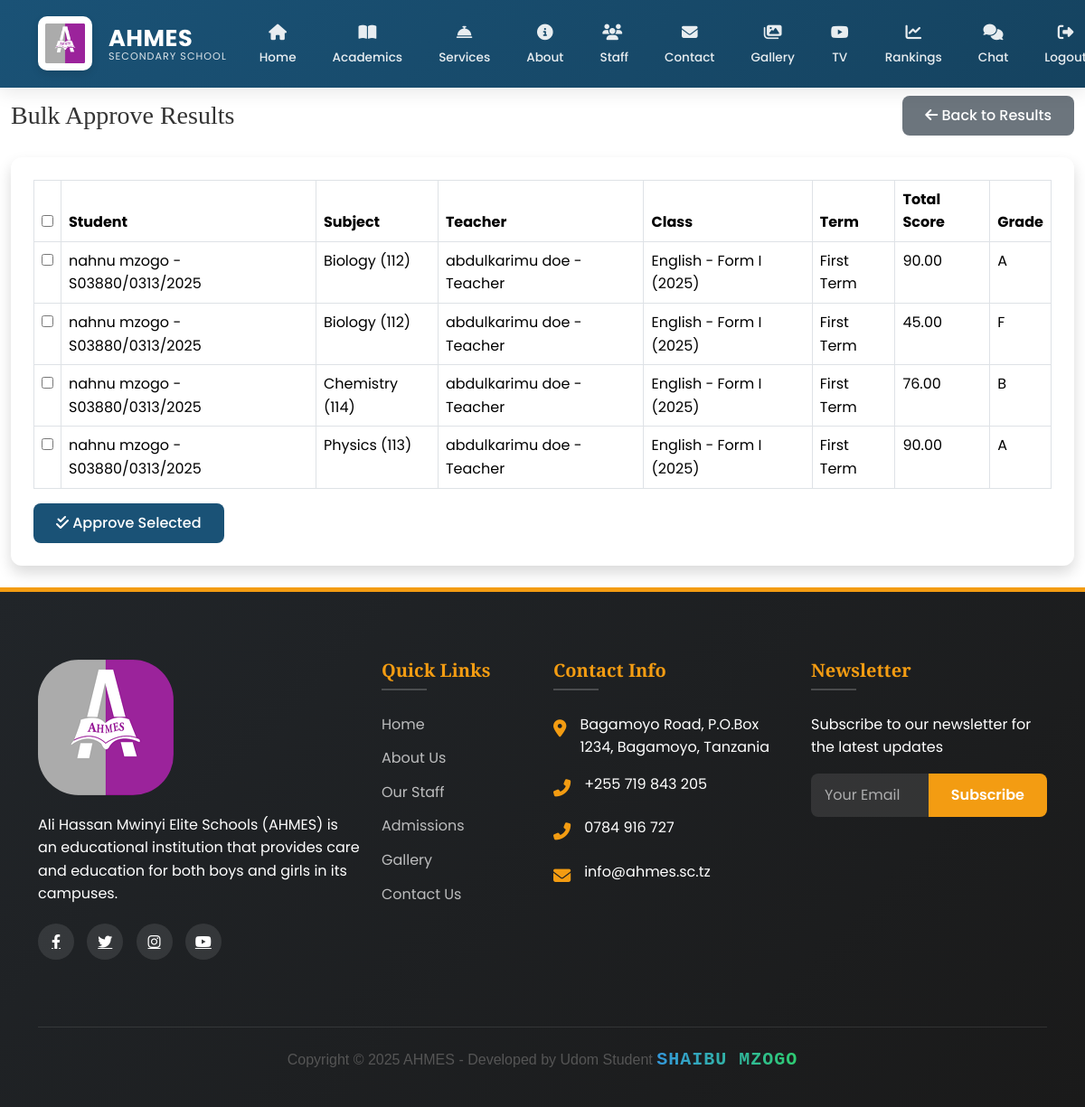
/ad/results/bulk-approve/ (signed in), run on an earlier commit of the app's database.
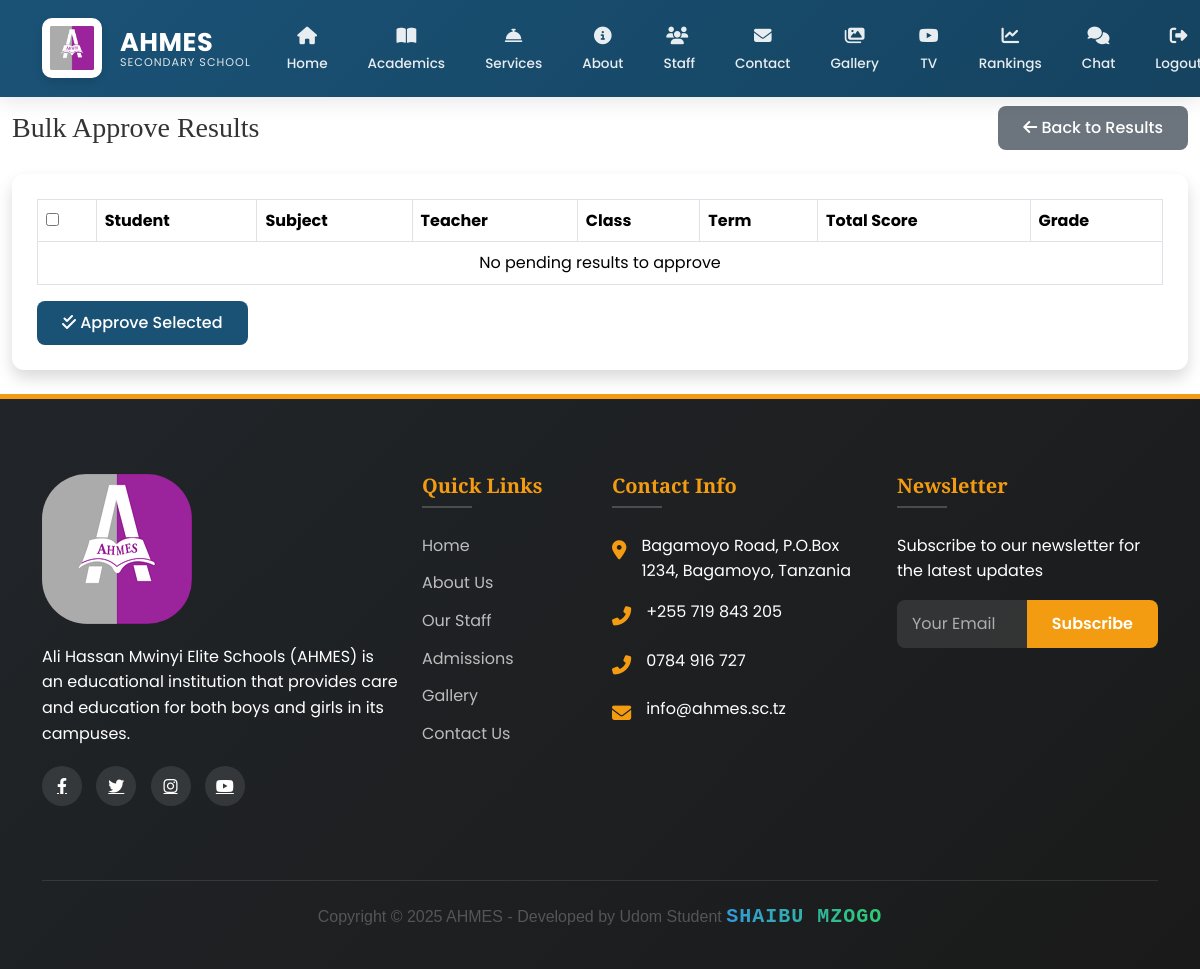
And on a later commit of the database.
### main/models.py (models this page shows, shortened)
class Result(models.Model):
    TERM_CHOICES = [('1','First Term'),('2','Second Term')]
    student = models.ForeignKey(Student, on_delete=models.CASCADE, related_name='results')
    subject = models.ForeignKey(Subject, on_delete=models.CASCADE)
    school_class = models.ForeignKey(SchoolClass, on_delete=models.CASCADE)
    term = models.CharField(max_length=1, choices=TERM_CHOICES)
    academic_year = models.CharField(max_length=20)
    week_number = models.PositiveSmallIntegerField()
    exam_score = models.DecimalField(max_digits=5, decimal_places=2)
    total_score = models.DecimalField(max_digits=5, decimal_places=2, editable=False)
    grade = models.CharField(max_length=2, editable=False)
    remark = models.CharField(max_length=100, editable=False)
    teacher = models.ForeignKey(StaffMember, on_delete=models.CASCADE, related_name='results_given')
    is_approved = models.BooleanField(default=False)
    approved_by = models.ForeignKey(User, null=True, blank=True, on_delete=models.SET_NULL, related_name='approved_results')
    date_approved = models.DateTimeField(null=True, blank=True)
    class Meta:
        unique_together = ('student','subject','term','academic_year','week_number')

class Student(models.Model):
    GENDER_CHOICES = [
        ('M', 'Male'),
        ('F', 'Female'),
    ]
    user = models.OneToOneField(
        User,
        on_delete=models.CASCADE,
        related_name='student_profile',
        null=True,
        blank=True
    )
    first_name = models.CharField(max_length=100)
    middle_name = models.CharField(max_length=100, blank=True)
    last_name = models.CharField(max_length=100)
    gender = models.CharField(max_length=1, choices=GENDER_CHOICES)
    date_of_birth = models.DateField()
    admission_number = models.CharField(max_length=20, unique=True)
    campus = models.ForeignKey(
        Campus,
        on_delete=models.CASCADE,
        related_name='students'
    )
    level = models.ForeignKey(
        Level,
        on_delete=models.CASCADE,
        related_name='students'
    )
    admission_date = models.DateField()
    parent = models.ForeignKey(
        Parent,
        on_delete=models.CASCADE,
        related_name='students',
        null=True,
        blank=True
    )
    profile_picture = CloudinaryField(
        'students/profile_pictures',
        folder="school/students/profile_pictures",
        transformation={'quality': 'auto:good', 'width': 300, 'height': 300, 'crop': 'fill'},
        blank=True,
        null=True
    )
    created_at = models.DateTimeField(auto_now_add=True)
    updated_at = models.DateTimeField(auto_now=True)
    def __str__(self):
        return f"{self.first_name} {self.last_name} - {self.admission_number}"
    class Meta:
        ordering = ['-created_at']
        verbose_name = 'Student'
        verbose_name_plural = 'Students'

class Subject(models.Model):
    name = models.CharField(max_length=100)
    code = models.CharField(max_length=20, unique=True)
    description = models.TextField(blank=True)
    level = models.ForeignKey(Level, on_delete=models.CASCADE, related_name='subjects')
    def __str__(self):
        return f"{self.name} ({self.code})"

class StaffMember(models.Model):
    POSITION_CHOICES = [
        ('Teacher', 'Teacher'),
        ('Administrator', 'Administrator'),
        ('Support', 'Support Staff'),
    ]
    user = models.OneToOneField(
        User,
        on_delete=models.CASCADE,
        related_name='staff_profile',
        null=True,
        blank=True
    )
    first_name = models.CharField(max_length=100)
    middle_name = models.CharField(max_length=100, blank=True)
    last_name = models.CharField(max_length=100)
    position = models.CharField(max_length=50, choices=POSITION_CHOICES)
    office_number = models.CharField(max_length=20, blank=True)
    office_location = models.CharField(max_length=200, blank=True)
    specialization = models.CharField(max_length=200)
    campus = models.ForeignKey(
        Campus,
        on_delete=models.CASCADE,
        related_name='staff_members'
    )
    phone = models.CharField(max_length=20)
    email = models.EmailField()
    joined_date = models.DateField()
    image = CloudinaryField('staff', folder="school/staff",
                          transformation={'quality': 'auto:good'})
    created_at = models.DateTimeField(auto_now_add=True)
    updated_at = models.DateTimeField(auto_now=True)
    def __str__(self):
        return f"{self.first_name} {self.last_name} - {self.position}"
    class Meta:
        ordering = ['-created_at']
        verbose_name = 'Staff Member'
        verbose_name_plural = 'Staff Members'

class SchoolClass(models.Model):
    name = models.CharField(max_length=100)
    level = models.ForeignKey(Level, on_delete=models.CASCADE)
    teacher = models.ForeignKey(StaffMember, on_delete=models.CASCADE)
    students = models.ManyToManyField(Student)
    academic_year = models.CharField(max_length=20)
    created_at = models.DateTimeField(auto_now_add=True)
    updated_at = models.DateTimeField(auto_now=True)
    def __str__(self):
        return f"{self.name} - {self.level.name} ({self.academic_year})"

class Level(models.Model):
    name = models.CharField(max_length=100)
    description = models.TextField()

### main/views.py (the view, shortened to what this page needs)
# urls.py: path('ad/results/bulk-approve/', views.bulk_approve_results, name='bulk_approve_results'),
@login_required
@user_passes_test(is_academic_admin)
def bulk_approve_results(request):
    pending_results = Result.objects.filter(is_approved=False).order_by('teacher', 'student')
    return render(request, 'academics/bulk_approve_results.html', {
        'pending_results': pending_results
    })

### main/templates/academics/bulk_approve_results.html (shortened to what this page needs)
{% extends 'main/base.html' %}
{% load static %}
{% block content %}
<div class="container-fluid">
  <div class="d-sm-flex align-items-center justify-content-between mb-4">
    <h1 class="h3 mb-0 text-gray-800">Bulk Approve Results</h1>
    <a href="{% url 'admin_result_dashboard' %}" class="btn btn-secondary">
      <i class="fas fa-arrow-left mr-2"></i> Back to Results
    </a>
  </div>
  <div class="card shadow mb-4">
    <div class="card-body">
      <form method="post">
        <div class="table-responsive">
          <table class="table table-bordered" width="100%" cellspacing="0">
            <thead>
              <tr>
                <th><input type="checkbox" id="select-all"></th>
                <th>Student</th>
                <th>Subject</th>
                <th>Teacher</th>
                <th>Class</th>
                <th>Term</th>
                <th>Total Score</th>
                <th>Grade</th>
              </tr>
            </thead>
            <tbody>
              {% for result in pending_results %}
              <tr>
                <td><input type="checkbox" name="result_ids" value="{{ result.id }}"></td>
                <td>{{ result.student }}</td>
                <td>{{ result.subject }}</td>
                <td>{{ result.teacher }}</td>
                <td>{{ result.school_class }}</td>
                <td>{{ result.get_term_display }}</td>
                <td>{{ result.total_score }}</td>
                <td>{{ result.grade }}</td>
              </tr>
              {% empty %}
              <tr>
                <td colspan="8" class="text-center">No pending results to approve</td>
              </tr>
              {% endfor %}
            </tbody>
          </table>
        </div>
        <button type="submit" class="btn btn-primary">
          <i class="fas fa-check-double mr-2"></i> Approve Selected
        </button>
      </form>
    </div>
  </div>
</div>
{% endblock %}

What changed in the data, as far as the page shows it:
removed Result: student "nahnu mzogo - S03880/0313/2025", subject "Biology (112)", teacher "abdulkarimu doe - Teacher", school_class "English - Form I (2025)", term "First Term", total_score "90.00", grade "A"
removed Result: student "nahnu mzogo - S03880/0313/2025", subject "Biology (112)", teacher "abdulkarimu doe - Teacher", school_class "English - Form I (2025)", term "First Term", total_score "45.00", grade "F"
removed Result: student "nahnu mzogo - S03880/0313/2025", subject "Chemistry (114)", teacher "abdulkarimu doe - Teacher", school_class "English - Form I (2025)", term "First Term", total_score "76.00", grade "B"
removed Result: student "nahnu mzogo - S03880/0313/2025", subject "Physics (113)", teacher "abdulkarimu doe - Teacher", school_class "English - Form I (2025)", term "First Term", total_score "90.00", grade "A"
Also different on the page:
text now shown: "No pending results to approve"
